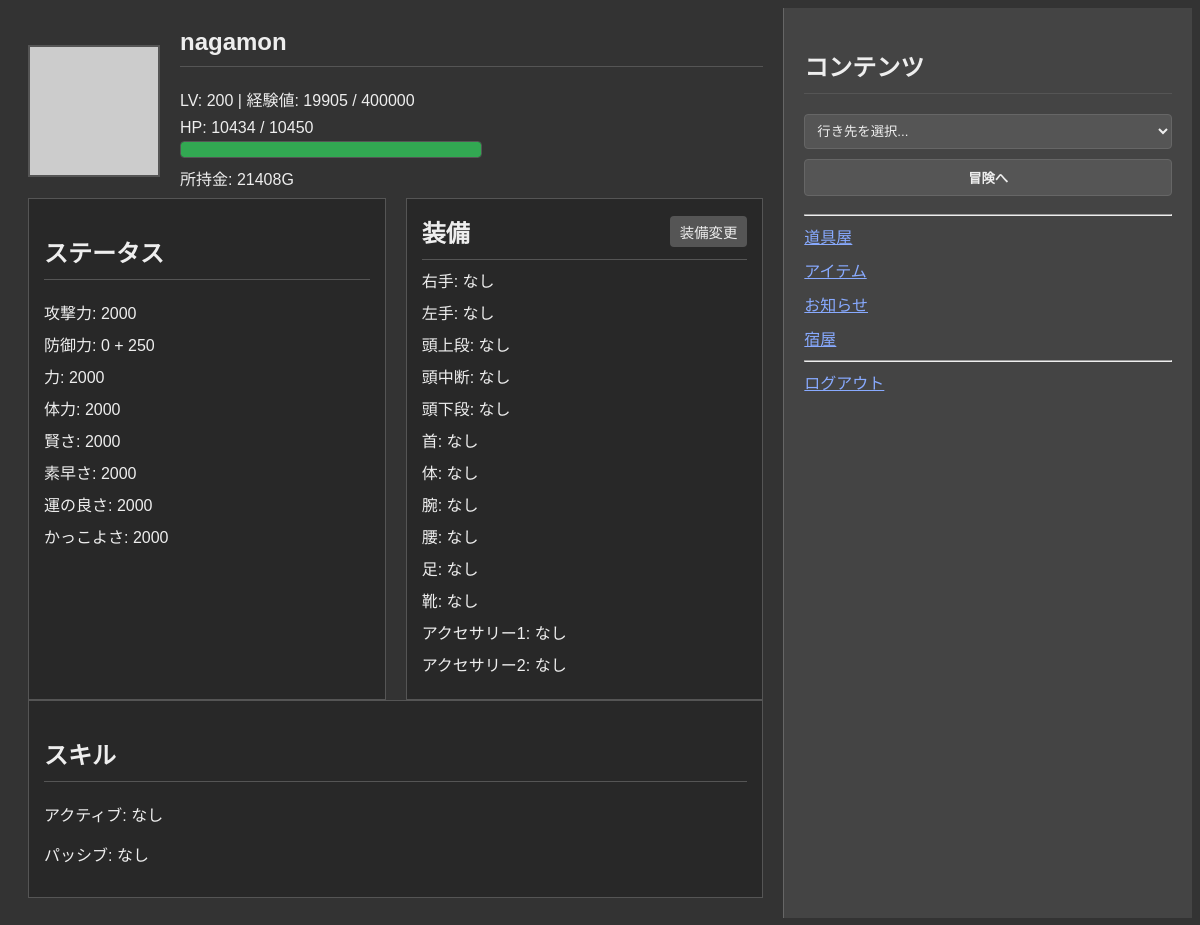
The app's page /game.php (signed in) with its own data.
### tables this page shows
CREATE TABLE `players` (
  `player_id` int NOT NULL,
  `name` varchar(50) NOT NULL,
  `password_hash` varchar(255) NOT NULL,
  `level` int NOT NULL DEFAULT '1',
  `exp` int NOT NULL DEFAULT '0',
  `gold` int NOT NULL DEFAULT '20',
  `hp` int NOT NULL DEFAULT '20',
  `hp_max` int NOT NULL DEFAULT '20',
  `strength` int NOT NULL DEFAULT '10',
  `vitality` int NOT NULL DEFAULT '10',
  `intelligence` int NOT NULL DEFAULT '10',
  `speed` int NOT NULL DEFAULT '5',
  `luck` int NOT NULL DEFAULT '5',
  `charisma` int NOT NULL DEFAULT '5',
  `avatar_filename` varchar(255) NOT NULL DEFAULT 'baby.png'
);

CREATE TABLE `experience_table` (
  `level` int NOT NULL,
  `required_exp` int NOT NULL
);

### game.php (the view, shortened to what this page needs)
<?php
try {
    $pdo = connectDb();
    $stmt = $pdo->prepare("SELECT * FROM players WHERE player_id = :player_id");
    $stmt->bindValue(':player_id', $_SESSION['player_id'], PDO::PARAM_INT);
    $stmt->execute();
    $player = $stmt->fetch();
    $all_slots = [
        'right_hand' => '右手', 'left_hand' => '左手', 'head_top' => '頭上段', 'head_middle' => '頭中断',
        'head_bottom' => '頭下段', 'neck' => '首', 'body' => '体', 'arm' => '腕', 'waist' => '腰',
        'leg' => '足', 'foot' => '靴', 'accessory1' => 'アクセサリー1', 'accessory2' => 'アクセサリー2'
    ];
    $base_stats = [
        'hp_max' => $player['hp_max'], 'strength' => $player['strength'], 'vitality' => $player['vitality'],
        'intelligence' => $player['intelligence'], 'speed' => $player['speed'], 'luck' => $player['luck'], 'charisma' => $player['charisma']
    ];
    $bonus_stats = [
        'atk' => 0, 'def' => 0, 'hp_max' => 0, 'strength' => 0, 'vitality' => 0,
        'intelligence' => 0, 'speed' => 0, 'luck' => 0, 'charisma' => 0
    ];
    $equipped_display = [];
    foreach ($all_slots as $slot_key => $slot_name) {
        $equipped_display[$slot_key] = 'なし';
    }
    $final_stats = $base_stats;
    foreach ($bonus_stats as $key => $value) {
        if (isset($final_stats[$key])) {
            $final_stats[$key] += $value;
        }
    }
    $player['hp_max'] = $final_stats['hp_max'];
    $player['strength'] = $final_stats['strength'];
    $player['vitality'] = $final_stats['vitality'];
    $player['intelligence'] = $final_stats['intelligence'];
    $player['speed'] = $final_stats['speed'];
    $player['luck'] = $final_stats['luck'];
    $player['charisma'] = $final_stats['charisma'];
    $atk = $player['strength'] + $bonus_stats['atk'];
    $div_def = $bonus_stats['def'];
    $sub_def = floor($player['vitality'] / 8);
    $stmt_exp = $pdo->prepare("SELECT required_exp FROM experience_table WHERE level = :next_level");
    $stmt_exp->bindValue(':next_level', $player['level'] + 1, PDO::PARAM_INT);
    $stmt_exp->execute();
    $next_level_exp = $stmt_exp->fetchColumn();
    $image_folder = 'images/';
    $avatar_path = '';
    if (empty($avatar_path)) {
        $default_img = 'default_avatar.png';
        if (file_exists(__DIR__ . '/' . $image_folder . $default_img)) {
            $avatar_path = $image_folder . $default_img;
        } else {
            $avatar_path = 'https://placehold.jp/30/cccccc/ffffff/128x128.png?text=' . urlencode($player['name']);
        }
    }
} catch (PDOException $e) { exit('データベースエラー: ' . $e->getMessage()); }
foreach ($player as $key => $value) { $player[$key] = htmlspecialchars((string)$value, ENT_QUOTES, 'UTF-8'); }
?>
<!DOCTYPE html>
<html lang="ja">
<head>
</head>
<body>
    <div class="main-content">
        <div class="profile-summary-container">
            <div class="player-profile">
                <img src="<?php echo htmlspecialchars($avatar_path, ENT_QUOTES, 'UTF-8'); ?>" alt="アバター">
            </div>
            <div class="player-summary">
                <h2><?php echo $player['name']; ?></h2>
                <p>
                    <span>LV: <?php echo $player['level']; ?></span> |
                    <span>経験値: <?php echo $player['exp']; ?> / <?php echo $next_level_exp; ?></span>
                </p>
                <div class="hp-display">
                     <span>HP: <span id="current-hp"><?php echo $player['hp']; ?></span> / <span id="max-hp"><?php echo $player['hp_max']; ?></span></span>
                     <div class="hp-bar-outer">
                        <?php $hp_percent = ($player['hp_max'] > 0) ? ($player['hp'] / $player['hp_max']) * 100 : 0; ?>
                        <div id="hp-bar-inner" class="hp-bar-inner" style="width: <?php echo $hp_percent; ?>%;"></div>
                     </div>
                </div>
                <p>所持金: <?php echo $player['gold']; ?>G</p>
            </div>
        </div>
        <div class="top-container">
            <div class="status-box">
                <h2>ステータス</h2>
                <div class="status-list">
                    <p>攻撃力: <?php echo $atk; ?></p>
                    <p>防御力: <?php echo $div_def; ?> + <?php echo $sub_def; ?></p>
                    <p>力: <?php echo $player['strength']; ?></p>
                    <p>体力: <?php echo $player['vitality']; ?></p>
                    <p>賢さ: <?php echo $player['intelligence']; ?></p>
                    <p>素早さ: <?php echo $player['speed']; ?></p>
                    <p>運の良さ: <?php echo $player['luck']; ?></p>
                    <p>かっこよさ: <?php echo $player['charisma']; ?></p>
                </div>
            </div>
            <div class="equipment-box">
                <div class="box-header">
                    <h2>装備</h2>
                    <a href="equipment.php" class="header-button">装備変更</a>
                </div>
                <div class="equipment-list">
                    <?php foreach ($equipped_display as $slot_key => $item_name): ?>
                        <p><?php echo htmlspecialchars($all_slots[$slot_key], ENT_QUOTES, 'UTF-8'); ?>: <?php echo htmlspecialchars($item_name, ENT_QUOTES, 'UTF-8'); ?></p>
                    <?php endforeach; ?>
                </div>
            </div>
        </div>
        <div class="skill-box">
            <h2>スキル</h2>
            <p>アクティブ: なし</p>
            <p>パッシブ: なし</p>
        </div>
    </div>
    <div class="sidebar">
        <h2>コンテンツ</h2>
        <form action="battle.php" method="post" class="adventure-form">
            <select name="dungeon_id" required>
                <option value="" disabled selected>行き先を選択...</option>
            </select>
            <button type="submit">冒険へ</button>
        </form>
        <hr>
        <a href="shop.php">道具屋</a>
        <a href="inventory.php">アイテム</a>
        <a href="news.php">お知らせ</a>
        <a href="#" id="inn-button">宿屋</a>
        <hr>
        <a href="logout.php">ログアウト</a>
    </div>
</body>
</html>

### game.php (style rules this page uses)
body { background-color: #333; color: #eee; font-family: sans-serif; display: flex; }
.main-content { flex: 2; padding: 20px; }
.sidebar { flex: 1; padding: 20px; background-color: #444; border-left: 1px solid #666; }
h2 { border-bottom: 1px solid #555; padding-bottom: 10px; }
.profile-summary-container { display: flex; align-items: center; gap: 20px; margin-bottom: 0px; }
.player-profile img { width: 128px; height: 128px; border: 2px solid #555; background-color: #ffffff; object-fit: cover; }
.player-summary { flex: 1; }
.player-summary h2 { margin-top: 0; }
.player-summary p { margin: 8px 0; }
.hp-display { margin: 8px 0; }
.hp-bar-outer { width: 100%; max-width: 300px; height: 15px; background-color: #111; border: 1px solid #555; border-radius: 4px; margin-top: 4px; }
.hp-bar-inner { height: 100%; background-color: #32a852; border-radius: 3px; transition: width 0.5s; }
.top-container { display: flex; gap: 20px; margin-bottom: 0px; }
.status-box, .equipment-box { flex: 1; background-color: #282828; border: 1px solid #555; padding: 15px; }
.skill-box { background-color: #282828; border: 1px solid #555; padding: 15px; }
.status-list p, .equipment-list p { margin: 8px 0; }
.sidebar a { display: block; margin-bottom: 10px; color: #8af; }
.adventure-form select, .adventure-form button { width: 100%; padding: 8px; margin-bottom: 10px; background-color: #555; color: #eee; border: 1px solid #666; border-radius: 4px; }
.adventure-form button { cursor: pointer; font-weight: bold; }
.box-header { display: flex; justify-content: space-between; align-items: center; border-bottom: 1px solid #555; padding-bottom: 10px; margin: 0; }
.box-header h2 { border-bottom: none; padding-bottom: 0; margin: 0; }
.header-button { display: inline-block; background-color: #555; color: #eee; padding: 5px 10px; border-radius: 4px; text-decoration: none; font-size: 0.9em; }

### records on screen
players: name "nagamon", level "200", exp "19905", hp "10434", hp_max "10450", gold "21408", strength "2000", vitality "250", vitality "2000", intelligence "2000", speed "2000", luck "2000", charisma "2000"
experience_table: required_exp "400000"

### other values on screen
$div_def "0"
$all_slots[$slot_key] "右手"
$item_name "なし"
$all_slots[$slot_key] "左手"
$all_slots[$slot_key] "頭上段"
$all_slots[$slot_key] "頭中断"
$all_slots[$slot_key] "頭下段"
$all_slots[$slot_key] "首"
$all_slots[$slot_key] "体"
$all_slots[$slot_key] "腕"
$all_slots[$slot_key] "腰"
$all_slots[$slot_key] "足"
$all_slots[$slot_key] "靴"
$all_slots[$slot_key] "アクセサリー1"
$all_slots[$slot_key] "アクセサリー2"
